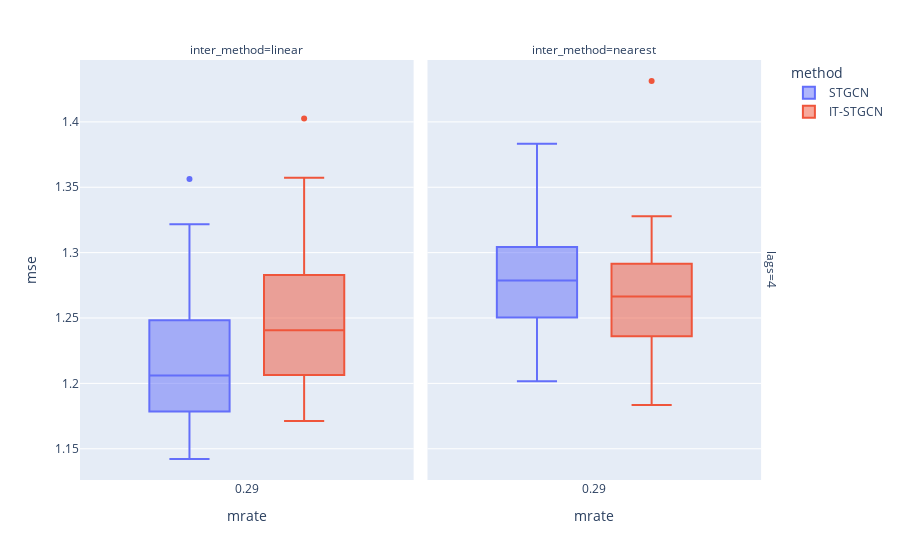

Notebook source saved alongside this figure:
### Markdown cell above
## block

### Code cell
data.query("method!='GNAR' and mtype =='block' ").plot.box(backend='plotly',x='mrate',color='method',y='mse',facet_col='inter_method',facet_row='lags',height=600)

### Figure 1 — Plotly figure (JSON) as saved in the notebook; plotly's stock layout.template omitted (floating-point values rounded to 4 significant figures)
{"data": [{"alignmentgroup": "True", "hovertemplate": "method=STGCN<br>lags=4<br>inter_method=linear<br>mrate=%{x}<br>mse=%{y}<extra></extra>", "legendgroup": "STGCN", "marker": {"color": "#636efa"}, "name": "STGCN", "notched": false, "offsetgroup": "STGCN", "orientation": "v", "showlegend": true, "type": "box", "x": [0.2857, 0.2857, 0.2857, 0.2857, 0.2857, 0.2857, 0.2857, 0.2857, 0.2857, 0.2857, 0.2857, 0.2857, 0.2857, 0.2857, 0.2857, 0.2857, 0.2857, 0.2857, 0.2857, 0.2857, 0.2857, 0.2857, 0.2857, 0.2857, 0.2857, 0.2857, 0.2857, 0.2857, 0.2857, 0.2857], "x0": " ", "xaxis": "x", "y": [1.155, 1.322, 1.212, 1.185, 1.16, 1.212, 1.142, 1.179, 1.176, 1.269, 1.22, 1.289, 1.265, 1.182, 1.277, 1.166, 1.248, 1.152, 1.304, 1.233, 1.231, 1.195, 1.186, 1.2, 1.194, 1.152, 1.199, 1.22, 1.224, 1.356], "y0": " ", "yaxis": "y"}, {"alignmentgroup": "True", "hovertemplate": "method=STGCN<br>lags=4<br>inter_method=nearest<br>mrate=%{x}<br>mse=%{y}<extra></extra>", "legendgroup": "STGCN", "marker": {"color": "#636efa"}, "name": "STGCN", "notched": false, "offsetgroup": "STGCN", "orientation": "v", "showlegend": false, "type": "box", "x": [0.2857, 0.2857, 0.2857, 0.2857, 0.2857, 0.2857, 0.2857, 0.2857, 0.2857, 0.2857, 0.2857, 0.2857, 0.2857, 0.2857, 0.2857, 0.2857, 0.2857, 0.2857, 0.2857, 0.2857, 0.2857, 0.2857, 0.2857, 0.2857, 0.2857, 0.2857, 0.2857, 0.2857, 0.2857, 0.2857], "x0": " ", "xaxis": "x2", "y": [1.241, 1.328, 1.273, 1.202, 1.318, 1.235, 1.344, 1.25, 1.295, 1.273, 1.277, 1.231, 1.299, 1.22, 1.26, 1.383, 1.284, 1.261, 1.298, 1.304, 1.34, 1.273, 1.374, 1.288, 1.281, 1.368, 1.231, 1.204, 1.296, 1.264], "y0": " ", "yaxis": "y2"}, {"alignmentgroup": "True", "hovertemplate": "method=IT-STGCN<br>lags=4<br>inter_method=linear<br>mrate=%{x}<br>mse=%{y}<extra></extra>", "legendgroup": "IT-STGCN", "marker": {"color": "#EF553B"}, "name": "IT-STGCN", "notched": false, "offsetgroup": "IT-STGCN", "orientation": "v", "showlegend": true, "type": "box", "x": [0.2857, 0.2857, 0.2857, 0.2857, 0.2857, 0.2857, 0.2857, 0.2857, 0.2857, 0.2857, 0.2857, 0.2857, 0.2857, 0.2857, 0.2857, 0.2857, 0.2857, 0.2857, 0.2857, 0.2857, 0.2857, 0.2857, 0.2857, 0.2857, 0.2857, 0.2857, 0.2857, 0.2857, 0.2857, 0.2857], "x0": " ", "xaxis": "x", "y": [1.357, 1.296, 1.191, 1.206, 1.19, 1.171, 1.276, 1.238, 1.215, 1.32, 1.229, 1.261, 1.243, 1.308, 1.171, 1.316, 1.226, 1.272, 1.199, 1.295, 1.245, 1.212, 1.266, 1.2, 1.227, 1.403, 1.225, 1.257, 1.198, 1.283], "y0": " ", "yaxis": "y"}, {"alignmentgroup": "True", "hovertemplate": "method=IT-STGCN<br>lags=4<br>inter_method=nearest<br>mrate=%{x}<br>mse=%{y}<extra></extra>", "legendgroup": "IT-STGCN", "marker": {"color": "#EF553B"}, "name": "IT-STGCN", "notched": false, "offsetgroup": "IT-STGCN", "orientation": "v", "showlegend": false, "type": "box", "x": [0.2857, 0.2857, 0.2857, 0.2857, 0.2857, 0.2857, 0.2857, 0.2857, 0.2857, 0.2857, 0.2857, 0.2857, 0.2857, 0.2857, 0.2857, 0.2857, 0.2857, 0.2857, 0.2857, 0.2857, 0.2857, 0.2857, 0.2857, 0.2857, 0.2857, 0.2857, 0.2857, 0.2857, 0.2857, 0.2857], "x0": " ", "xaxis": "x2", "y": [1.267, 1.254, 1.325, 1.234, 1.269, 1.236, 1.257, 1.289, 1.206, 1.298, 1.281, 1.266, 1.221, 1.325, 1.223, 1.291, 1.328, 1.277, 1.236, 1.184, 1.197, 1.209, 1.264, 1.278, 1.431, 1.251, 1.287, 1.249, 1.304, 1.295], "y0": " ", "yaxis": "y2"}], "layout": {"annotations": [{"font": {}, "showarrow": false, "text": "inter_method=linear", "x": 0.24, "xanchor": "center", "xref": "paper", "y": 1, "yanchor": "bottom", "yref": "paper"}, {"font": {}, "showarrow": false, "text": "inter_method=nearest", "x": 0.74, "xanchor": "center", "xref": "paper", "y": 1, "yanchor": "bottom", "yref": "paper"}, {"font": {}, "showarrow": false, "text": "lags=4", "textangle": 90, "x": 0.98, "xanchor": "left", "xref": "paper", "y": 0.5, "yanchor": "middle", "yref": "paper"}], "autosize": true, "boxmode": "group", "legend": {"title": {"text": "method"}, "tracegroupgap": 0}, "margin": {"t": 60}, "xaxis": {"anchor": "y", "autorange": true, "domain": [0, 0.48], "range": [-0.2179, 0.7893], "title": {"text": "mrate"}, "type": "linear"}, "xaxis2": {"anchor": "y2", "autorange": true, "domain": [0.5, 0.98], "matches": "x", "range": [-0.2179, 0.7893], "title": {"text": "mrate"}, "type": "linear"}, "yaxis": {"anchor": "x", "autorange": true, "domain": [0, 1], "range": [1.126, 1.447], "title": {"text": "mse"}, "type": "linear"}, "yaxis2": {"anchor": "x2", "autorange": true, "domain": [0, 1], "matches": "y", "range": [1.126, 1.447], "showticklabels": false, "type": "linear"}}}
